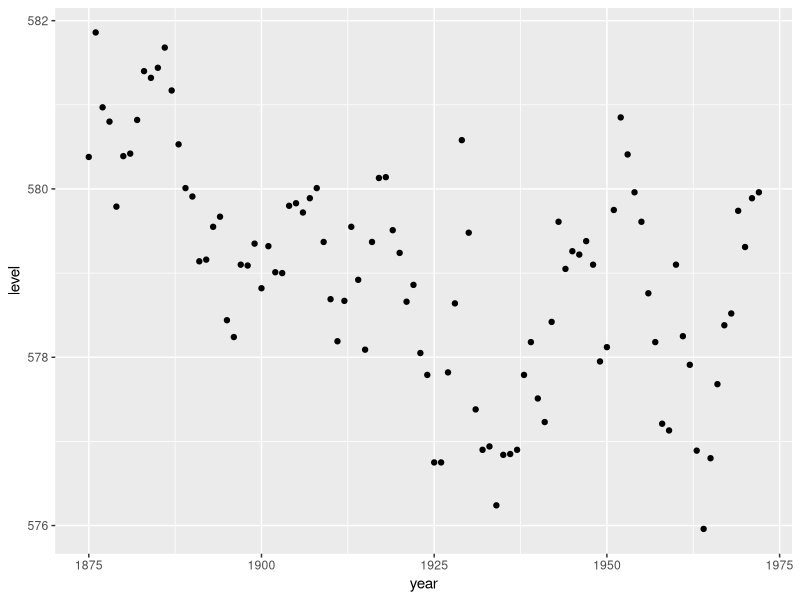
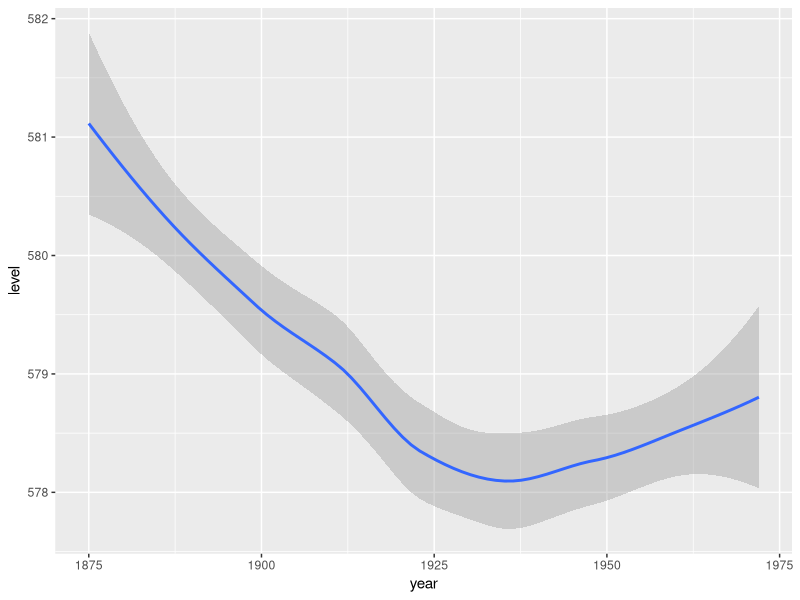
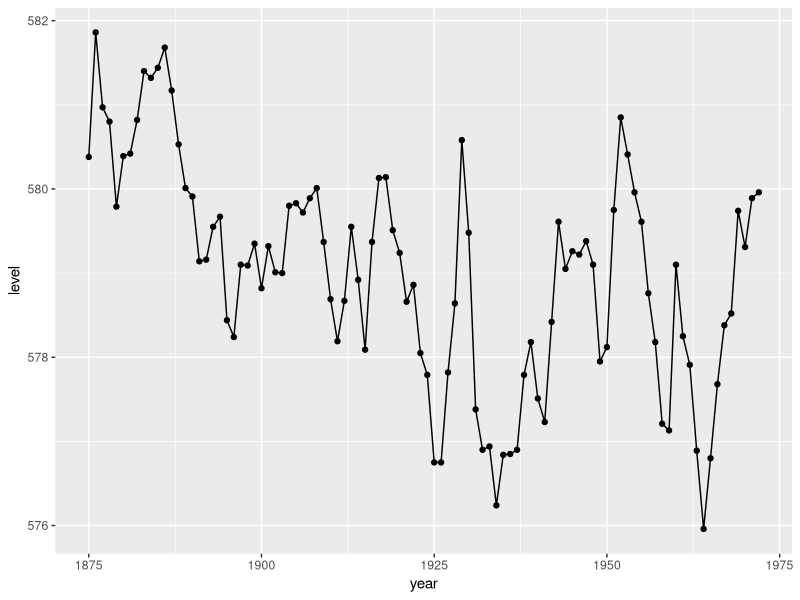

Recreate these plots in R, in order.
## ---- chunk 1
knitr::opts_chunk$set(echo = TRUE)
suppressMessages(library(tidyverse))
## ---- chunk 2
library(tidyverse)
# get data
data("LakeHuron")
# set data frame 
LakeHuron <- data.frame("year" = 1875:1972, "level" = LakeHuron)
## ---- chunk 3

# plot data and customize the format

ggplot(data = LakeHuron)+geom_point(mapping = aes(x = year, y = level))

ggplot(data = LakeHuron)+geom_smooth(mapping = aes(x = year, y = level))


# no variance needed, set se = false,

ggplot(data = LakeHuron)+
  geom_point(mapping = aes(x = year,y = level))+
  geom_line(mapping = aes(x = year,y = level), se = FALSE)

